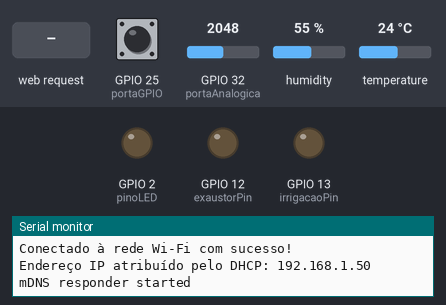
This sketch was run on a simulated ESP32. On the bench: output pins drawn as LEDs (lit = HIGH), the last lines printed to the serial monitor. The inputs (shaded band) are chosen by the test bench; at power-on: GPIO 32 (portaAnalogica) = 2048, temperature 24 °C, GPIO 25 (portaGPIO) HIGH, humidity 55 % (analog values on the 0–4095 scale). WiFi joins after 1.5 s; servers stay silent unless stated.

Above: at 3.2 s.
3.3 s: GPIO 32 (portaAnalogica) set to 2519
16.0 s: GPIO 32 (portaAnalogica) set to 2622
At 28.0 s:
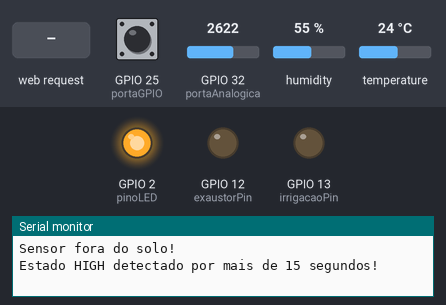
28.5 s: temperature set to 34.5 °C
40.7 s: temperature set to 35.5 °C
At 53.1 s:
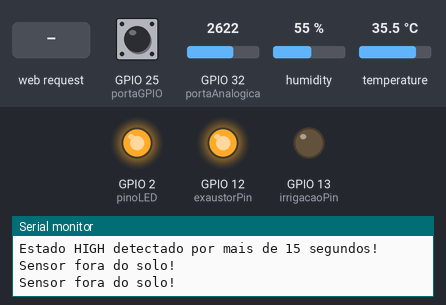
53.6 s: HTTP request GET /alternarIrrigacao received
At 54.3 s:
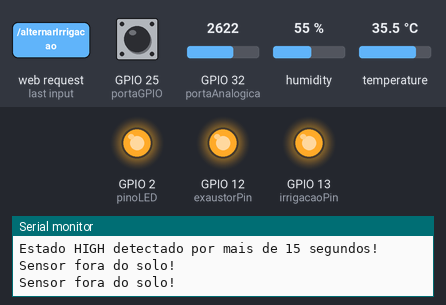
55.1 s: HTTP request GET /alternarExaustor received
At 55.5 s:
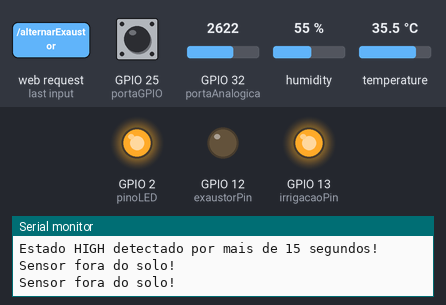
Timing chart, 0 to 63.6 s (numbered marks = the images above; inputs shaded):
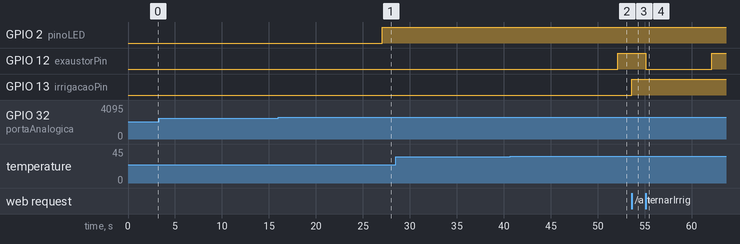

Measured:
- the behaviour switches between 2572 and 2573 on GPIO 32 (portaAnalogica) (found by bisection; images 0 and 1)
- the behaviour switches between 35 and 35.1 °C on temperature (found by bisection; images 1 and 2)
- after the input at 40.7 s, GPIO 12 (exaustorPin): LOW → HIGH after 11.4 s
- after the input at 53.6 s, GPIO 13 (irrigacaoPin): LOW → HIGH at once
- after the input at 55.1 s, GPIO 12 (exaustorPin): HIGH → LOW at once, → HIGH 7.0 s later

The sketch:

codigo_base.ino
```cpp
#include <ESPmDNS.h>
#include <WiFi.h>
#include <AsyncTCP.h>
#include <ESPAsyncWebServer.h>
#include <DHT.h>

const int portaAnalogica = 32; // Defina a porta analógica que deseja ler
const int numLeituras = 100; // Número de leituras para calcular a média
const float soloSeco = 2558.93; // Média das leituras do solo seco
const float soloUmido = 1136.86; // Média das leituras do solo úmido
const int pinoLED = 2; // Pino do LED
int exaustorPin = 12;
int irrigacaoPin = 13;
int dhtPin = 26;
int dhtType = DHT22;
DHT dht(dhtPin, dhtType);

AsyncWebServer servidorWeb(80);
const int portaGPIO = 25; // Definindo a porta GPIO 25
unsigned long tempoInicio = 0;
bool avisoEnviado = false;
bool estado_porta = LOW; // Variável global para acompanhar o estado da porta


const char* ssid = "Marli"; // Coloque aqui o nome da sua rede Wi-Fi
const char* password = "Chacarabeijaflor@1975"; // Coloque aqui a senha da sua rede Wi-Fi
float umidadeSoloAtual = 0.0; // Variável global para armazenar a umidade do solo atualizada

void configurarWiFi() {
  Serial.println("Conectando à rede Wi-Fi...");
  WiFi.begin(ssid, password);

  while (WiFi.status() != WL_CONNECTED) {
    delay(1000);
    Serial.println("Tentando conectar à rede Wi-Fi...");
  }

  Serial.println("Conectado à rede Wi-Fi com sucesso!");
  Serial.print("Endereço IP atribuído pelo DHCP: ");
  Serial.println(WiFi.localIP());
}

void configurarServidorWeb() {
  servidorWeb.on("/", HTTP_GET, [](AsyncWebServerRequest *request){
    float temperatura = dht.readTemperature();
    float umidade = dht.readHumidity();

    String html = "<html>"
                 "<head>"
                 "<meta http-equiv='Content-Type' content='text/html; charset=utf-8'>"
                 "<meta name='viewport' content='width=device-width, initial-scale=1'>"
                 "<style>"
                 "body { font-family: Arial, sans-serif; text-align: center; margin: 0; padding: 0; background-color: #f7f7f7; color: #333; }"
                 "h1 { margin-top: 20px; color: #222; }"
                 ".dashboard { display: flex; flex-direction: column; align-items: center; padding: 20px; }"
                 ".switch-container { display: flex; flex-direction: column; align-items: center; width: 100%; max-width: 500px; padding: 20px; background-color: #fff; border-radius: 10px; box-shadow: 0 2px 5px rgba(0, 0, 0, 0.1); }"
                 ".switch { display: flex; justify-content: space-between; align-items: center; margin-bottom: 20px; width: 100%; }"
                 ".switch-label { flex-grow: 1; margin: 0 10px; font-weight: bold; color: #444; }"
                 ".switch-input { display: none; }"
                 ".switch-slider { position: relative; width: 50px; height: 24px; background-color: #ccc; border-radius: 12px; cursor: pointer; }"
                 ".switch-slider:before { content: ''; position: absolute; top: 2px; left: 2px; width: 20px; height: 20px; background-color: white; border-radius: 50%; transition: 0.4s; }"
                 ".switch-input:checked + .switch-slider:before { transform: translateX(26px); background-color: #00cc66; }"
                 ".switch-slider.round { border-radius: 24px; }"
                 ".switch-slider.round:before { border-radius: 50%; }"
                 ".sensor-container { margin-top: 30px; display: flex; flex-direction: column; align-items: center; }"
                 ".sensor-label { margin-bottom: 5px; font-size: 16px; color: #555; }"
                 ".sensor-value { font-size: 24px; font-weight: bold; color: #222; display: flex; align-items: center; justify-content: center; }"
                 ".sensor-value img { margin-right: 10px; width: 40px; height: 40px; }"
                 ".rotate-animation { animation-name: rotate; animation-duration: 2s; animation-iteration-count: infinite; animation-timing-function: linear; }"
                 ".alert-icon { width: 65px; height: 65px; }"
                 "@keyframes rotate { from { transform: rotate(0deg); } to { transform: rotate(360deg); } }"
                 "@media screen and (max-width: 600px) { .switch-container { width: 90%; padding: 15px; } .switch-label { font-size: 14px; } .sensor-label { font-size: 14px; } .sensor-value { font-size: 20px; } .sensor-value img { width: 30px; height: 30px; margin-right: 0; margin-bottom: 5px; } } }"
                 "</style>"
                 "</head>"
                 "<body>"
                 "<h1>Painel Estufa Biotec</h1>"
                 "<div class='dashboard'>"
                 "<div class='switch-container'>"
                 "<div class='switch'>"
                 "<img src='https://jefersonadrianohorn.github.io/estufaBiotec/helice_rodando.png' width='80' height='80' id='exhaust-image' />"
                 "<span class='switch-label'>Exaustor</span>"
                 "<label class='switch'>"
                 "<input type='checkbox' class='switch-input' id='exhaust-switch' onclick='alternarExaustor()'>"
                 "<span class='switch-slider round'></span>"
                 "</label>"
                 "</div>"
                 "<div class='switch'>"
                 "<img src='https://jefersonadrianohorn.github.io/estufaBiotec/irriga%C3%A7%C3%A3o.png' width='80' height='80' />"
                 "<span class='switch-label'>Irrigação</span>"
                 "<label class='switch'>"
                 "<input type='checkbox' class='switch-input' id='irrigation-switch' onclick='alternarIrrigacao()'>"
                 "<span class='switch-slider round'></span>"
                 "</label>"
                 "</div>"
                 "<div class='sensor-container'>"
                 "<div class='sensor-value' id='temperature-value'>"
                 "<img src='https://jefersonadrianohorn.github.io/estufaBiotec/temperatura.png' alt='Ícone de temperatura'> <span id='temperature'></span>"
                 "</div>"
                 "<div class='sensor-value' id='humidity-value'>"
                 "<img src='https://jefersonadrianohorn.github.io/estufaBiotec/umidade_Ar.png' alt='Ícone de umidade'> <span id='humidity'></span>"
                 "</div>"
                 "<div class='sensor-value' id='soil-moisture-value'>"
                 "<img src='https://jefersonadrianohorn.github.io/estufaBiotec/Umidade_Solo.png' alt='Ícone de umidade do solo'> <span id='soil-moisture'></span>"
                 "</div>"
                 "<div class='sensor-value' id='door-status'>"
                 "Status da Porta: <span id='door-status-value'></span> <img src='https://jefersonadrianohorn.github.io/estufaBiotec/alerta.gif' alt='Ícone de alerta' class='alert-icon' id='door-alert-icon' style='display: none;'>"
                 "</div>"
                 "</div>"
                 "</div>"
                 "</div>"
                 "<script>"
                 "function alternarExaustor() { var xhr = new XMLHttpRequest(); xhr.open('GET', '/alternarExaustor', true); xhr.send(); }"
                 "function alternarIrrigacao() { var xhr = new XMLHttpRequest(); xhr.open('GET', '/alternarIrrigacao', true); xhr.send(); }"
                 "function atualizarEstado() { var xhr = new XMLHttpRequest(); xhr.onreadystatechange = function() { if (this.readyState == 4 && this.status == 200) { var estado = JSON.parse(this.responseText); document.getElementById('exhaust-switch').checked = estado.estadoExaustor; document.getElementById('irrigation-switch').checked = estado.estadoIrrigacao; document.getElementById('temperature').innerText = estado.temperatura; document.getElementById('humidity').innerText = estado.umidade; document.getElementById('soil-moisture').innerText = estado.umidadeSolo; var exhaustImage = document.getElementById('exhaust-image'); if (estado.estadoExaustor) { exhaustImage.src = 'https://jefersonadrianohorn.github.io/estufaBiotec/helice_rodando.png'; exhaustImage.classList.add('rotate-animation'); } else { exhaustImage.src = 'https://jefersonadrianohorn.github.io/estufaBiotec/helice_rodando.png'; exhaustImage.classList.remove('rotate-animation'); } document.getElementById('door-status-value').innerText = estado.estadoPorta ? 'Porta Aberta' : 'Porta Fechada'; var doorAlertIcon = document.getElementById('door-alert-icon'); doorAlertIcon.style.display = estado.estadoPorta ? 'inline' : 'none'; } }; xhr.open('GET', '/obterEstado', true); xhr.send(); } setInterval(atualizarEstado, 1000);"
                 "</script>"
                 "</body>"
                 "</html>";


    request->send(200, "text/html", html);
  });

  servidorWeb.on("/alternarExaustor", HTTP_GET, [](AsyncWebServerRequest *request){
    digitalWrite(exaustorPin, !digitalRead(exaustorPin));
    request->send(200);
  });

  servidorWeb.on("/alternarIrrigacao", HTTP_GET, [](AsyncWebServerRequest *request){
    digitalWrite(irrigacaoPin, !digitalRead(irrigacaoPin));
    request->send(200);
  });

  servidorWeb.on("/obterEstado", HTTP_GET, [](AsyncWebServerRequest *request){
  bool estadoExaustor = digitalRead(exaustorPin);
  bool estadoIrrigacao = digitalRead(irrigacaoPin);
  float temperatura = dht.readTemperature();
  float umidade = dht.readHumidity();
  float umidadeSoloAtualWeb = umidadeSoloAtual; // Obtenha a umidade do solo atualizada para a página web
  int estadoPorta = digitalRead(portaGPIO); // Lê o estado atual da porta

  String estadoJson = "{\"estadoExaustor\":" + String(estadoExaustor) + ",\"estadoIrrigacao\":" + String(estadoIrrigacao) + ",\"temperatura\":" + String(temperatura) + ",\"umidade\":" + String(umidade) + ",\"umidadeSolo\":" + String(umidadeSoloAtualWeb) + ",\"estadoPorta\":" + String(estadoPorta) + "}";
  request->send(200, "application/json", estadoJson);
});


  servidorWeb.begin();
}
void verificarEstadoPorta() {
  int novoEstadoPorta = digitalRead(portaGPIO); // Lê o estado da porta

  if (novoEstadoPorta != estado_porta) {
    tempoInicio = millis(); // Reseta o tempo sempre que o estado da porta mudar
    estado_porta = novoEstadoPorta; // Atualiza o estado da porta
  }

  if (estado_porta == HIGH && millis() - tempoInicio >= 1500 && !avisoEnviado) {
    Serial.println("Estado HIGH detectado por mais de 15 segundos!");
    digitalWrite(pinoLED, HIGH);
    // Outras ações podem ser incluídas aqui, se necessário
    avisoEnviado = true; // Define a flag de aviso para evitar repetição
  }

  if (estado_porta == LOW) {
    avisoEnviado = false; // Reseta a flag de aviso se o estado da porta mudar para LOW
  }
}
void setup() {
  Serial.begin(115200);

  pinMode(exaustorPin, OUTPUT);
  pinMode(irrigacaoPin, OUTPUT);
  dht.begin();

  configurarWiFi();
  configurarServidorWeb();

  if (!MDNS.begin("estufa")) {
    Serial.println("Error setting up MDNS responder!");
    while(1) {
      delay(1000);
    }
  }
  Serial.println("mDNS responder started");
  analogReadResolution(12); // Define a resolução da leitura analógica como 12 bits (0-4095)
  pinMode(pinoLED, OUTPUT); // Define o pino do LED como saída
    pinMode(portaGPIO, INPUT_PULLUP); // Ativa o pull-up interno na porta GPIO 25

}
void loop() {

   float temperatura = dht.readTemperature();

  // Controle do exaustor baseado na temperatura
  if (temperatura > 35.0) { // Modificado para 35 graus Celsius
    digitalWrite(exaustorPin, HIGH); // Liga o exaustor
  } else {
    delay(2500);
    digitalWrite(exaustorPin, LOW); // Desliga o exaustor se a temperatura estiver abaixo de 35 graus Celsius
  }


  // Leitura e controle do sensor de umidade do solo
  int somaLeituras = 0; // Variável para armazenar a soma das leituras

  for (int i = 0; i < numLeituras; i++) {
    int leitura = analogRead(portaAnalogica); // Realiza a leitura analógica
    somaLeituras += leitura; // Adiciona a leitura atual à soma total
    delay(100); // Aguarda um breve intervalo entre as leituras (ajuste conforme necessário)
  }

  float media = somaLeituras / (float)numLeituras; // Calcula a média das leituras

  float umidadePercentual = map(media, soloUmido, soloSeco, 100, 0); // Calcula a porcentagem de umidade do solo

  if (umidadePercentual < 0) {
    digitalWrite(pinoLED, HIGH); // Acende o LED se o valor for negativo (fora do solo)
    Serial.println("Sensor fora do solo!");
  } else {
    digitalWrite(pinoLED, LOW); // Desliga o LED se o valor for positivo (dentro do solo)
    Serial.print("Média das ");
    Serial.print(numLeituras);
    Serial.print(" leituras: ");
    Serial.print(media);
    Serial.print(" | Umidade do solo: ");
    Serial.print(umidadePercentual);
    Serial.println("%");
    umidadeSoloAtual = umidadePercentual; // Armazena o valor da umidade do solo na variável global
  }

  delay(10); // Aguarda um segundo antes da próxima medição (ajuste conforme necessário)

    verificarEstadoPorta(); // Chama a função para verificar o estado da porta

}
```
